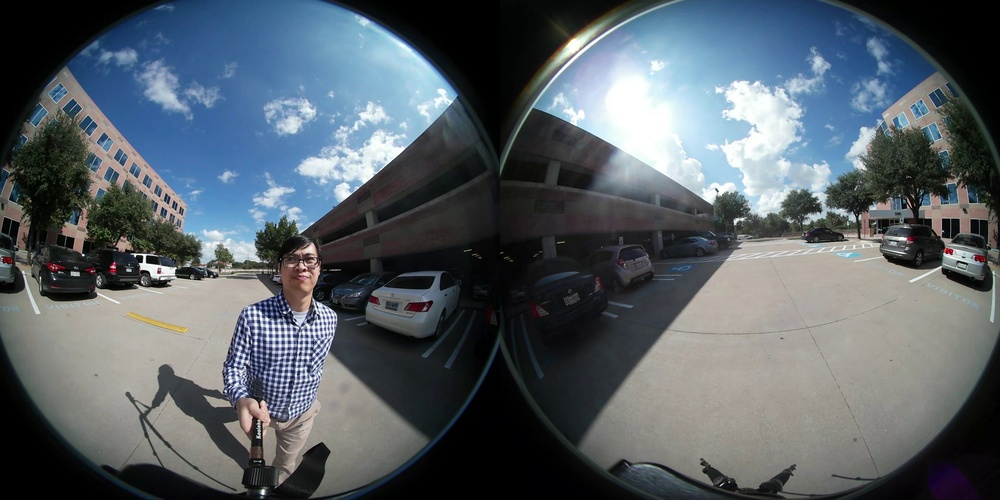
#> input picture input/dual-fisheye-panorama.jpg, 1000 x 500 px, shrunk from 3840 x 1920 before the run, given in place of dual-fisheye-panorama-video.mp4, which was not available
$ python video_stitching_demo.py   (older library calls are emulated)
#> lines starting #> are read from the running program, lines starting #| are printed output that depends on the picture; after the words box and inside, x2 and y2 are one past the last pixel; in counts of white or black regions, pixels touching at a corner belong together; pictures that were not available may be replaced by others from this repository, and a replacement may not be noted
### fisheye_stitcher.py
import cv2
import math
import numpy as np

DEBUG = False
MAX_FOVD = 195

P1 = -7.5625e-17
P2 = 1.9589e-13
P3 = -1.8547e-10
P4 = 6.1997e-08
P5 = -6.9432e-05
P6 = 0.9976


class Stitcher:
    def __init__(self, width, height, in_fovd, enb_lc_flag, enb_ra_flag, mls_map_path):

        self.enb_lc_flag = enb_lc_flag
        self.enb_ra_flag = enb_ra_flag
        self.mls_map_path = mls_map_path

        self.m_in_fovd = in_fovd
        self.m_inner_fovd = 183

        # source img
        self.m_ws = int(width / 2)  # 1920
        self.m_hs = height  # 1920
        self.m_ws2 = int(self.m_ws / 2)  # 960
        self.m_hs2 = int(self.m_hs / 2)  # 960

        # destination img
        self.m_wd = int(self.m_ws * 360.0 / MAX_FOVD)
        self.m_hd = int(math.floor(self.m_wd / 2))
        self.m_wd2 = int(math.floor(self.m_wd / 2))
        self.m_hd2 = int(math.floor(self.m_hd / 2))

        self.m_blend_post = []

        # init begin
        self.m_map_x, self.m_map_y = self.fish2map()
        self.m_cir_mask, self.m_inner_cir_mask = self.create_mask()
        self.m_binary_mask = self.create_blend_mask()
        self.m_scale_map = self.gen_scale_map()

        fs = cv2.FileStorage(self.mls_map_path, cv2.FILE_STORAGE_READ)
        if fs.isOpened():
            self.m_mls_map_x = np.float32(fs.getNode("Xd").mat())
            self.m_mls_map_y = np.float32(fs.getNode("Yd").mat())
        else:
            print("Cannot open map file: " + self.mls_map_path)

    def unwarp(self, img):
        img_unwarped = cv2.remap(img, self.m_map_x, self.m_map_y,
                                 interpolation=cv2.INTER_LINEAR)

        return img_unwarped

    def fish2eqt(self, x_dest, y_dest, w_rad):
        """
        Convert fisheye-vertical to equirectangular
        :param x_dest:
        :param y_dest:
        :param w_rad:
        :return:
        """
        phi = x_dest / w_rad
        theta = -y_dest / w_rad + math.pi / 2

        if theta < 0:
            theta = -theta
            phi += math.pi
        if theta > math.pi:
            theta = math.pi - (theta - math.pi)
            phi += math.pi

        s = math.sin(theta)
        v = np.zeros(2)
        v[0] = s * math.sin(phi)
        v[1] = math.cos(theta)
        r = np.sqrt(sum(v ** 2))
        theta = w_rad * math.atan2(r, s * math.cos(phi))

        x_src = theta * v[0] / r
        y_src = theta * v[1] / r

        return x_src, y_src

    def fish2map(self):
        """
        Map 2D fisheye image to 2D projected sphere
        Update member grid maps m_map_x, m_map_y
        :return:
        map_x map for x element.
        map_y map for y element.
        """
        w_rad = self.m_wd / (2 * math.pi)
        w2 = self.m_wd2 - 0.5
        h2 = self.m_hd2 - 0.5
        ws2 = self.m_ws2 - 0.5
        hs2 = self.m_hs2 - 0.5

        mapx = np.zeros((self.m_hd, self.m_wd))
        mapy = np.zeros((self.m_hd, self.m_wd))

        for i in range(self.m_hd):
            y_d = i - h2
            for j in range(self.m_wd):
                x_d = j - w2
                x_s, y_s = self.fish2eqt(x_d, y_d, w_rad)

                x_s += ws2
                y_s += hs2

                mapx[i][j] = x_s
                mapy[i][j] = y_s

        mapx = np.array(mapx, dtype=np.float32)
        mapy = np.array(mapy, dtype=np.float32)

        return mapx, mapy

    def create_mask(self):
        """
        Mask creation for cropping image data inside the FOVD circle
        Update member m_cir_mask (circular mask), inner_cir_mask (circular
        mask for the inner circle).
        :return:
        """
        cir_mask_ = np.zeros((self.m_hs, self.m_ws, 3))
        inner_cir_mask_ = np.zeros((self.m_hs, self.m_ws, 3))
        w_shift = int(math.floor(self.m_ws * (MAX_FOVD - self.m_inner_fovd) / MAX_FOVD) / 2.0)

        r1 = self.m_ws2
        r2 = self.m_ws2 - w_shift * 2
        cv2.circle(cir_mask_, (self.m_ws2, self.m_ws2), r1, (255, 255, 255), -1, 8, 0)
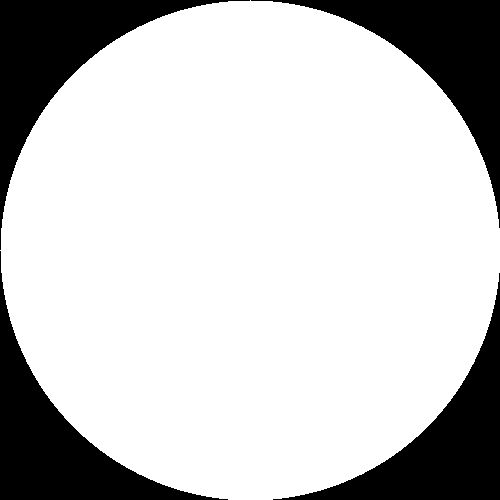
#> cir_mask_: shape (500, 500, 3) float64; 78.5% white; 4 black regions, box (x1, y1, x2, y2) and area: (0, 0, 250, 250) 13670, (251, 0, 500, 228) 13420, (0, 251, 228, 500) 13420, (273, 273, 500, 500) 13171
        cv2.circle(inner_cir_mask_, (self.m_ws2, self.m_ws2), r2, (255, 255, 255), -1,
                   8, 0)
#> inner_cir_mask_: shape (500, 500, 3) float64; 60.8% white; 1 black region, box (x1, y1, x2, y2) and area: (0, 0, 500, 500) 97987
        cir_mask_ = np.uint8(cir_mask_)
        inner_cir_mask_ = np.uint8(inner_cir_mask_)

        return cir_mask_, inner_cir_mask_

    def deform(self, img):
        """
        Rigid MLS deformation using the stored map matrix
        :param img: ndarray
                    source image
        :return: ndarray
                 deformed image
        """

        img_deformed = cv2.remap(img, self.m_mls_map_x, self.m_mls_map_y,
                                 interpolation=cv2.INTER_LINEAR)

        return img_deformed

    def gen_scale_map(self):

        w_ = self.m_ws2
        h_ = self.m_hs2
        x_coor = np.array([np.arange(0, w_, 1)], dtype=np.float32)
        r_pf = (P1 * np.power(x_coor, 5)
                                   + P2 * np.power(x_coor, 4)
                                   + P3 * np.power(x_coor, 3)
                                   + P4 * np.power(x_coor, 2)
                                   + P5 * x_coor + P6)
        r_pf = np.divide(np.ones((1, w_)), r_pf)
        scale_map_quad_4 = np.zeros((h_, w_))
        da = r_pf[0][w_ - 1]

        for x in range(w_):
            for y in range(h_):
                r = math.floor(math.sqrt(x ** 2 + y ** 2))
                if r >= w_ - 1:
                    scale_map_quad_4[y][x] = da
                else:
                    a = r_pf[0][r]
                    if x < w_ and y < h_:
                        b = r_pf[0][r+1]
                    else:
                        b = r_pf[0][r]
                    scale_map_quad_4[y][x] = (a + b) / 2

        scale_map_quad_1 = np.flip(scale_map_quad_4, 0)
        scale_map_quad_3 = np.flip(scale_map_quad_4, 1)
        scale_map_quad_2 = np.flip(scale_map_quad_1, 1)

        quad_21 = np.hstack((scale_map_quad_2, scale_map_quad_1))
        quad_34 = np.hstack((scale_map_quad_3, scale_map_quad_4))

        scale_map = np.vstack((quad_21, quad_34))

        if DEBUG:
            scale_map_ = np.expand_dims(scale_map, axis=-1)
            scale_map_ = np.uint8(((scale_map_ - 1) * 1000))
            scale_map_ = cv2.merge((scale_map_, scale_map_, scale_map_))
            # print(scale_map_)

            cv2.namedWindow("scale_map", cv2.WINDOW_NORMAL)
            cv2.resizeWindow("scale_map", (720, 720))
            cv2.imshow("scale_map", scale_map_)
            cv2.waitKey(0)

        return scale_map

    def compensate_light_fall_off(self, img):
        bimg, gimg, rimg = cv2.split(img)

        bimg = np.float32(np.multiply(bimg, self.m_scale_map))
        gimg = np.float32(np.multiply(gimg, self.m_scale_map))
        rimg = np.float32(np.multiply(rimg, self.m_scale_map))

        bimg = np.clip(bimg, 0, 255)
        gimg = np.clip(gimg, 0, 255)
        rimg = np.clip(rimg, 0, 255)

        # out_img = cv2.merge((bimg, gimg, rimg))
        out_img = np.stack((bimg, gimg, rimg), axis=2)
        out_img = np.uint8(out_img)

        return out_img

    def create_blend_mask(self):
        ws2 = self.m_ws2
        hs2 = self.m_hs2
        wd2 = self.m_wd2

        inner_cir_mask_n = cv2.bitwise_not(self.m_inner_cir_mask)
        ring_mask = cv2.copyTo(self.m_cir_mask, inner_cir_mask_n)
        ring_mask_unwarped = cv2.remap(ring_mask, self.m_map_x, self.m_map_y, cv2.INTER_LINEAR)
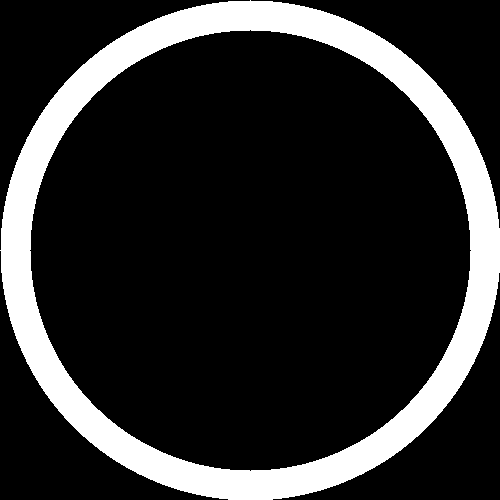
#> ring_mask: shape (500, 500, 3); 17.7% white; 1 white region, box (x1, y1, x2, y2) and area: (0, 0, 500, 500) 44306

        mask_ = ring_mask_unwarped[:self.m_hd, wd2-ws2:wd2-ws2 + self.m_ws]

        h_ = mask_.shape[0]
#> h_ = 461
        w_ = mask_.shape[1]
#> w_ = 500

        first_zero_col = 120
        first_zero_row = 45

        for i in range(h_):
            for j in range(w_):
                if j < first_zero_col or j > w_ - first_zero_col:
                    mask_[i][j] = np.array([255, 255, 255], dtype=np.uint8)

        for i in range(h_):
            for j in range(w_):
                if first_zero_col - 1 < j < w_ - first_zero_col + 1\
                        and i < h_ / 2:
                    mask_[i][j] = np.array([0, 0, 0], dtype=np.uint8)
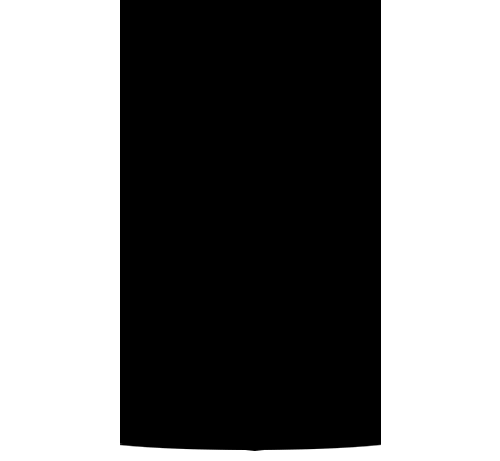
#> mask_: shape (461, 500, 3); min 0, max 255, mean 125.5

        offset = 15
        for i in range(h_):
            if i > h_ - first_zero_row:
                self.m_blend_post.append(0)
                continue
            for j in range(first_zero_col - 10, int(w_/2+10)):
                if np.array_equal(mask_[i][j], np.array([0, 0, 0], dtype=np.uint8)):
                    self.m_blend_post.append(j - offset)
                    break

        binary_mask = np.uint8(mask_)

        return binary_mask

    # [170 lines left out: functions find_match_loc, create_control_points, blend_right, blend_left, blend, not called in this run]

    def stitch(self, in_img_l, in_img_r):
        w_in = self.m_ws
        in_img_l = cv2.bitwise_and(in_img_l, self.m_cir_mask)
        in_img_r = cv2.bitwise_and(in_img_r, self.m_cir_mask)
        if DEBUG:
            cv2.imwrite("output/in_img_l.jpg", in_img_l)
            cv2.imwrite("output/in_img_r.jpg", in_img_r)

        if not self.enb_lc_flag:
            left_img_compensated = in_img_l
            right_img_compensated = in_img_r
        else:
            left_img_compensated = self.compensate_light_fall_off(in_img_l)
            right_img_compensated = self.compensate_light_fall_off(in_img_r)

        left_unwarped = self.unwarp(left_img_compensated)
        right_unwarped = self.unwarp(right_img_compensated)

        if DEBUG:
            cv2.imwrite("output/left_unwarped.jpg", left_unwarped)
            cv2.imwrite("output/right_unwarped.jpg", right_unwarped)

        rightimg_crop = right_unwarped[:self.m_hd - 2, int(self.m_wd / 2 - w_in / 2):int(self.m_wd / 2 + w_in / 2)]
        rightimg_mls_deformed = self.deform(rightimg_crop)

        temp1 = left_unwarped[:self.m_hd - 2, :self.m_wd2]
        temp2 = left_unwarped[:self.m_hd - 2, self.m_wd2:self.m_wd2 * 2]

        left_unwarped_arr = np.hstack((temp2, temp1))
        leftimg_crop = left_unwarped_arr[:self.m_hd - 2, int(self.m_wd2 - (w_in / 2)):int(self.m_wd2 + (w_in / 2))]

        if DEBUG:
            cv2.imwrite("output/rightimg_crop.jpg", rightimg_crop)
            cv2.imwrite("output/rightimg_mls_deformed.jpg", rightimg_mls_deformed)
            cv2.imwrite("output/leftimg_crop.jpg", leftimg_crop)

        crop = 0.5 * self.m_ws * (MAX_FOVD - 180) / MAX_FOVD

        p_wid = 55
        p_x1 = 90 - 15
        p_x2 = 1780 - 5
        p_x1_ref = int(2 * crop)
        row_start = 590
        row_end = 1320
        p_x2_ref = int(self.m_ws - 2 * crop + 1)

        ref_1 = leftimg_crop[row_start:row_end, :p_x1_ref]
        ref_2 = leftimg_crop[row_start:row_end, p_x2_ref:self.m_ws]
        tmpl_1 = rightimg_mls_deformed[row_start:row_end, p_x1:p_x1 + p_wid]
        tmpl_2 = rightimg_mls_deformed[row_start:row_end, p_x2:p_x2 + p_wid]

        if not self.enb_ra_flag:
            warped_right_img = rightimg_mls_deformed
        else:
            lwname = 'Matching on left boundary'
            rwname = 'Matching on right boundary'

            match_loc_left = self.find_match_loc(ref_1, tmpl_1, lwname)
            match_loc_right = self.find_match_loc(ref_2, tmpl_2, rwname)

            moving_points, fixed_points = self.create_control_points(
                match_loc_left, match_loc_right, row_start, row_end, p_wid,
                p_x1, p_x2, p_x2_ref)
            tform_refine_mat, mask = cv2.findHomography(fixed_points,
                                                        moving_points, 0)
            warped_right_img = cv2.warpPerspective(rightimg_mls_deformed,
                                                   tform_refine_mat, (
                                                   rightimg_mls_deformed.shape[
                                                       1],
                                                   rightimg_mls_deformed.shape[
                                                       0]), cv2.INTER_LINEAR)

        if DEBUG:
            cv2.imwrite("output/left_unwarped_arr.jpg", left_unwarped_arr)
            cv2.imwrite("output/warped_right_img.jpg", warped_right_img)

        pano = self.blend(left_unwarped_arr, warped_right_img)

        return pano

### video_stitching_demo.py

import cv2
import time

USE_PYTORCH = False

if USE_PYTORCH:
    from fisheye_stitcher_torch import *
else:
    from fisheye_stitcher import *

MAX_FOVD = 195.0


def main():
    src_video = 'input/dual-fisheye-panorama-video.mp4'
    cap = cv2.VideoCapture(src_video)

    fps = int(cap.get(cv2.CAP_PROP_FPS))
    width = int(cap.get(cv2.CAP_PROP_FRAME_WIDTH))
    height = int(cap.get(cv2.CAP_PROP_FRAME_HEIGHT))

    fourcc = cv2.VideoWriter_fourcc('I', '4', '2', '0')
    filename = 'output/stitched_pano_video.avi'
    video = cv2.VideoWriter(filename, fourcc, fps, (width, height))

    enb_lc = True
    enb_ra = True
    mls_map_path = 'conf/grid_xd_yd_3840x1920.yml'
    start_time = time.time_ns()
    stitcher = Stitcher(width, height, MAX_FOVD, enb_lc, enb_ra, mls_map_path)
    print("Starting frame stitching..")

    single_stitch_time_list = []
    counter = 0

    while cap.isOpened():
        ret, frame = cap.read()
#> frame is the input picture: shape (500, 1000, 3); mean B, G, R 102.4, 95.7, 87.1
        if ret:
            if frame is None:
                print('Get the last frame')
                break
            else:
                img_l = frame[:, :int(width / 2)]
                img_r = frame[:, int(width / 2):]
                stitch_start_time = time.time_ns()
                pano = stitcher.stitch(img_l, img_r)
#> in compensate_light_fall_off, `bimg, gimg, rimg = cv2.split(img)`:
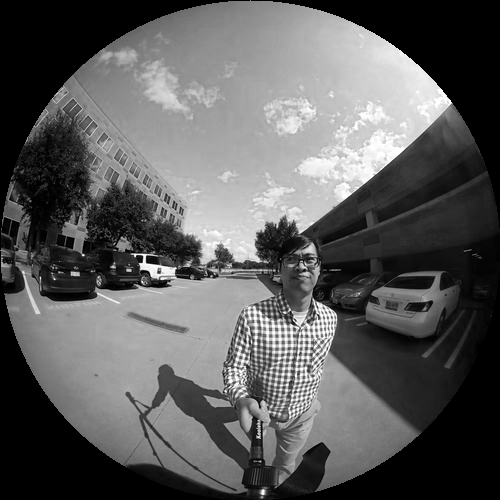
#> bimg: shape (500, 500); min 0, max 255, mean 91.2
#> in compensate_light_fall_off (call 2), `bimg, gimg, rimg = cv2.split(img)`:
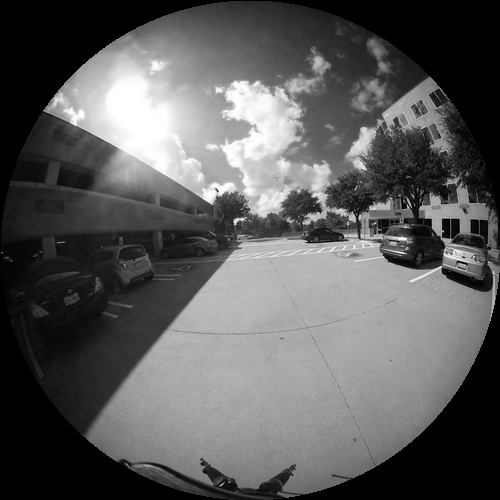
#> rimg: shape (500, 500); min 0, max 255, mean 91
#> in unwarp (call 2), `img_unwarped = cv2.remap(img, self.m_map_x, self.m_map_y, interpolatio..`:
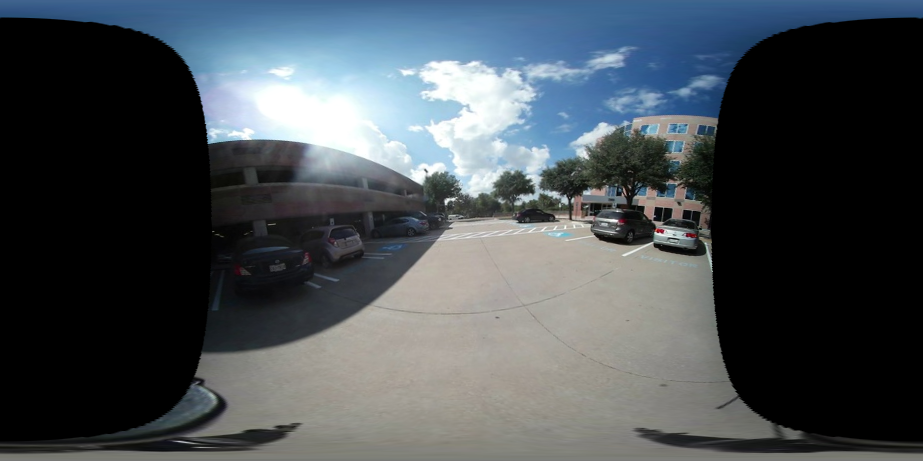
#> img_unwarped: shape (461, 923, 3); mean B, G, R 83.6, 78.6, 71.6
#> in stitch, `rightimg_crop = right_unwarped[:self.m_hd - 2, int(self.m_wd / 2 - w_i..`:
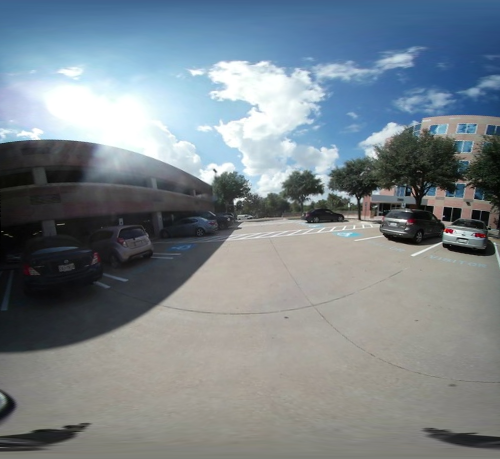
#> rightimg_crop: shape (459, 500, 3); mean B, G, R 140.2, 133.4, 123
                pano = cv2.resize(pano, (width, height))
                stitch_time = round(
                    (time.time_ns() - stitch_start_time) / 1000000)
                single_stitch_time_list.append(stitch_time)
                video.write(pano)
                counter += 1

    cap.release()
    video.release()
    whole_time = round((time.time_ns() - start_time) / 1000000)
    print('Whole processing time:', whole_time, 'ms')
    avg_time = sum(single_stitch_time_list) / len(single_stitch_time_list)
    max_time = max(single_stitch_time_list)
    min_time = min(single_stitch_time_list)
    print('Average single stitching time:', avg_time, 'ms')
    print('Maximum single stitching time:', max_time, 'ms')
    print('Minimum single stitching time:', min_time, 'ms')


if __name__ == '__main__':
#> (the run stopped early here; a loop or call above may not have finished)
